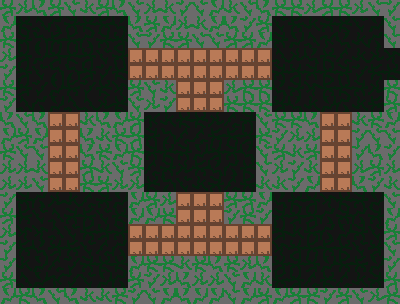

Rendered tile map (Tiled .tmx) drawn with the repository's tilesets; below, a short description and the full map source, tile grids included:
An orthogonal 25x19 tile map with 16x16 px tiles, 2 tile layers (floor, walls) and 9 objects (4x player, 3x knight, door, enemy).

<map version="1.10" tiledversion="1.11.2" orientation="orthogonal" renderorder="right-down" width="25" height="19" tilewidth="16" tileheight="16" infinite="0" nextlayerid="6" nextobjectid="10">
 <properties>
  <property name="coins" type="int" value="10" />
  <property name="name" value="The Wooden Bridges" />
 </properties>
 <tileset firstgid="1" source="tiles.tsx" />
 <layer id="1" name="floor" width="25" height="19">
  <data encoding="csv">
1073741829,3221225477,2147483655,2147483653,3221225479,2147483655,6,3221225479,3221225479,2147483656,1073741830,1073741832,3221225478,2147483653,1073741830,3221225477,3221225477,2147483655,2147483653,3221225477,3221225477,2147483653,3221225477,1073741829,2147483653,
2147483654,2147483653,3221225480,3221225479,1073741829,2147483653,3221225477,2147483655,7,2147483653,7,3221225477,1073741832,3221225480,1073741831,2147483656,2147483656,8,3221225477,2147483654,1073741829,2147483653,8,7,2147483653,
3221225479,1073741829,1073741831,3221225477,3221225477,3221225479,1073741829,5,3221225478,8,6,3221225480,3221225477,2147483653,2147483656,1073741829,5,1073741829,7,3221225480,3221225478,2147483655,2147483654,3221225479,7,
1073741829,5,7,5,2147483653,5,8,1073741829,9,9,9,9,9,9,9,9,9,3221225480,6,2147483655,2147483653,1073741832,2147483654,6,1073741830,
7,5,8,1073741831,1073741831,5,2147483656,2147483653,9,9,9,9,9,9,9,9,9,1073741829,5,1073741829,2147483653,1073741829,2147483656,3221225477,2147483653,
6,5,2147483656,7,3221225477,2147483656,2147483653,1073741830,2147483653,3221225479,2147483655,9,9,9,1073741829,6,3221225479,2147483655,1073741829,1073741830,3221225477,2147483653,1073741829,6,1073741829,
1073741832,3221225480,3221225479,7,3221225480,3221225480,6,2147483653,2147483656,2147483656,3221225479,9,9,9,7,2147483653,3221225477,5,2147483655,2147483654,7,3221225479,2147483654,3221225477,3221225478,
5,2147483653,2147483655,9,9,3221225477,3221225478,2147483656,3221225477,3221225478,2147483654,2147483653,2147483653,6,1073741832,1073741829,6,2147483653,8,2147483653,9,9,1073741831,3221225477,3221225477,
3221225478,2147483655,3221225480,9,9,1073741829,2147483654,5,7,1073741829,1073741831,1073741832,1073741832,3221225477,3221225477,5,3221225479,5,3221225480,3221225477,9,9,3221225478,1073741832,2147483656,
1073741829,3221225477,2147483655,9,9,1073741829,5,1073741829,1073741832,1073741829,2147483653,1073741829,7,5,1073741829,2147483655,5,3221225477,2147483656,8,9,9,3221225479,1073741831,5,
2147483653,2147483655,6,9,9,2147483654,2147483656,1073741829,3221225478,1073741832,1073741829,6,3221225477,2147483655,3221225479,2147483653,5,8,1073741832,3221225480,9,9,8,6,5,
3221225477,1073741829,3221225478,9,9,1073741831,1073741830,8,5,2147483653,1073741831,8,2147483654,1073741829,1073741832,3221225477,3221225478,2147483653,3221225477,1073741829,9,9,2147483656,5,1073741829,
1073741832,1073741829,3221225479,6,2147483654,1073741832,1073741829,7,6,2147483654,8,9,9,9,8,2147483656,2147483654,2147483655,2147483653,5,1073741830,2147483653,1073741829,7,2147483656,
3221225477,3221225477,8,3221225480,1073741829,3221225477,8,2147483653,2147483656,8,2147483656,9,9,9,3221225478,2147483654,7,1073741829,5,5,3221225479,1073741829,3221225479,1073741829,2147483653,
2147483654,1073741830,1073741830,3221225480,8,3221225477,5,1073741829,9,9,9,9,9,9,9,9,9,5,2147483654,3221225477,3221225479,7,1073741829,8,5,
6,3221225477,2147483655,5,3221225477,8,1073741832,3221225479,9,9,9,9,9,9,9,9,9,1073741830,5,3221225477,3221225477,2147483653,8,5,1073741829,
3221225477,2147483654,7,1073741832,2147483656,1073741829,2147483653,2147483653,1073741829,3221225480,5,1073741829,8,1073741831,1073741830,1073741830,5,5,1073741829,5,7,3221225477,3221225477,7,3221225477,
3221225477,3221225480,7,3221225478,2147483656,8,7,3221225479,3221225479,3221225478,2147483653,6,7,2147483653,2147483653,2147483654,5,3221225477,5,1073741832,2147483653,1073741832,2147483654,1073741829,8,
8,1073741829,7,1073741832,1073741829,1073741829,2147483653,1073741832,2147483654,3221225477,1073741829,1073741829,2147483656,1073741829,3221225477,1073741832,1073741832,2147483653,3221225478,5,5,3221225477,1073741831,2147483654,1073741829
</data>
 </layer>
 <layer id="2" name="walls" width="25" height="19">
  <data encoding="csv">
1,2,2147483651,1,4,2147483650,1,2147483651,4,2,2147483650,2147483652,4,3,2147483650,4,2147483651,2147483649,2147483649,2,1,2147483649,2,4,2147483652,
3,0,0,0,0,0,0,0,2147483651,1,3,2,2147483650,3,2147483651,2147483652,1,0,0,0,0,0,0,0,4,
2147483649,0,0,0,0,0,0,0,4,2147483652,2147483649,1,4,4,1,1,3,0,0,0,0,0,0,0,4,
2,0,0,0,0,0,0,0,0,0,0,0,0,0,0,0,0,0,0,0,0,0,0,0,0,
2147483652,0,0,0,0,0,0,0,0,0,0,0,0,0,0,0,0,0,0,0,0,0,0,0,0,
2147483649,0,0,0,0,0,0,0,1,4,2147483650,0,0,0,2,2147483649,2147483649,0,0,0,0,0,0,0,2147483649,
2147483652,0,0,0,0,0,0,0,4,2,2147483652,0,0,0,2147483649,2147483649,2147483649,0,0,0,0,0,0,0,1,
2147483651,4,2147483651,0,0,2147483650,2147483651,3,1,0,0,0,0,0,0,0,4,2147483649,2147483649,2147483651,0,0,2147483650,2147483649,3,
3,1,3,0,0,2147483651,2147483650,2147483649,1,0,0,0,0,0,0,0,2147483649,2147483652,2,2,0,0,2147483652,4,4,
2147483649,4,4,0,0,2147483651,2147483649,3,2147483649,0,0,0,0,0,0,0,4,1,2147483650,1,0,0,2147483652,2147483651,2147483652,
2,2,2147483650,0,0,1,2147483650,4,1,0,0,0,0,0,0,0,4,2,2147483652,2147483650,0,0,2,1,2,
2,2,4,0,0,2147483649,1,2,2,0,0,0,0,0,0,0,2147483650,2147483650,2147483652,3,0,0,2147483651,2147483652,2147483650,
2147483652,0,0,0,0,0,0,0,3,1,2,0,0,0,1,1,3,0,0,0,0,0,0,0,4,
1,0,0,0,0,0,0,0,3,3,2147483649,0,0,0,2147483652,2147483649,2147483652,0,0,0,0,0,0,0,3,
2,0,0,0,0,0,0,0,0,0,0,0,0,0,0,0,0,0,0,0,0,0,0,0,1,
2147483652,0,0,0,0,0,0,0,0,0,0,0,0,0,0,0,0,0,0,0,0,0,0,0,4,
2147483652,0,0,0,0,0,0,0,3,2147483649,2147483649,2147483650,2147483649,2147483651,2147483649,2,2147483651,0,0,0,0,0,0,0,2147483652,
1,0,0,0,0,0,0,0,1,2147483652,2,2147483651,2,2,4,3,2147483650,0,0,0,0,0,0,0,1,
3,2147483649,2147483651,4,2147483651,2147483650,2147483650,2147483649,2147483652,4,3,2147483651,3,3,4,3,1,3,1,2147483649,2147483652,1,4,2,2147483649
</data>
 </layer>
 <objectgroup id="3" name="doors">
  <object id="1" name="door" x="368" y="48" width="32" height="32">
   <properties>
    <property name="destination" value="level4" />
   </properties>
  </object>
 </objectgroup>
 <objectgroup id="4" name="spawn points">
  <object id="2" name="player" x="32" y="224">
   <point />
  </object>
  <object id="3" name="player" x="96" y="224">
   <point />
  </object>
  <object id="4" name="player" x="32" y="272">
   <point />
  </object>
  <object id="5" name="player" x="96" y="272">
   <point />
  </object>
  <object id="6" name="enemy" x="224" y="144">
   <point />
  </object>
 </objectgroup>
 <objectgroup id="5" name="enemies">
  <object id="7" name="knight" x="304" y="48">
   <point />
  </object>
  <object id="8" name="knight" x="192" y="144">
   <point />
  </object>
  <object id="9" name="knight" x="304" y="256">
   <point />
  </object>
 </objectgroup>
</map>
